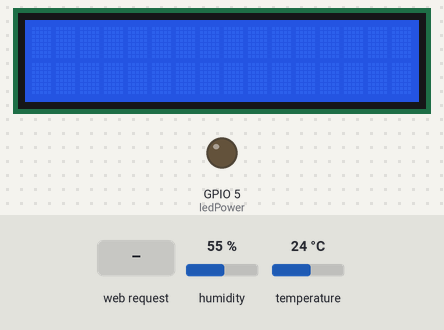
Simulated run of this program. Board: ESP32. On the bench: 16×2 character LCD, output pins drawn as LEDs (lit = HIGH). Inputs (shaded band) come from the test bench; at power-on: humidity 55 %, temperature 24 °C. WiFi joins after 1.5 s; servers stay silent unless stated; what the program prints to the serial monitor is not drawn.

Above: at 2.7 s.
2.8 s: HTTP request GET /data_from_esp32 received
At 3.2 s:
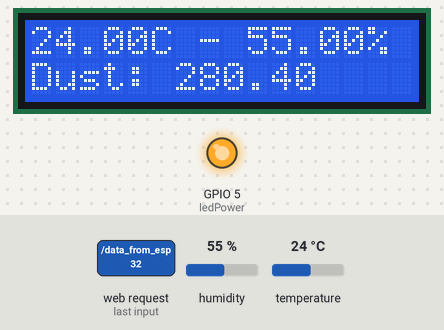
4.3 s: HTTP request GET /is_online received
Timing chart, 0 to 7.3 s (numbered marks = the images above; inputs shaded):
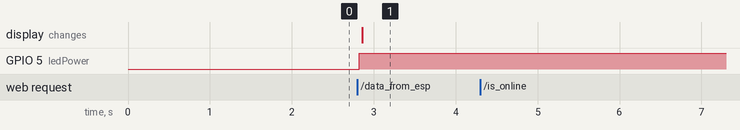

The program:

main.cpp
```cpp
#include <Arduino.h>
#include "DHT.h"
#include <LiquidCrystal_I2C.h>
#include <WiFi.h>
#include <WebServer.h>
#include <ArduinoJson.h>

int lcdColumns = 16;
int lcdRows = 2;

LiquidCrystal_I2C lcd(0x27, lcdColumns, lcdRows);

#define DHTPIN 4
#define DHTTYPE DHT11
DHT dht(DHTPIN, DHTTYPE);

const int measurePin = 34;
const int ledPower = 5;
int samplingTime = 280;
int deltaTime = 40;
int sleepTime = 9680;
float voMeasured = 0;
float calcVoltage = 0;
float dustDensity = 0;
float h = 0;
float t = 0;

// ====== Cấu hình WiFi ======
const char *WIFI_SSID = "Duy";
const char *WIFI_PASSWORD = "0988759274";
String IP_Esp32 = "";

// ====== Cấu hình thiết bị ======
WebServer server(80);

// ====== Helper: trả JSON ======
void sendJson(WebServer &srv, int code, const JsonDocument &doc)
{
  String out;
  serializeJson(doc, out);
  srv.send(code, "application/json", out);
}

// ====== Endpoint: /status ======
void handleis_online()
{
  StaticJsonDocument<128> doc;
  doc["online"] = true;
  sendJson(server, 200, doc);
  Serial.println("Status requested");
}

// ====== Endpoint: /data_from_esp32 (GET) ======
void handledata_from_esp32()
{
  h = dht.readHumidity();
  t = dht.readTemperature();
  float f = dht.readTemperature(true);

  if (isnan(h) || isnan(t) || isnan(f))
  {
    Serial.println(F("Failed to read from DHT sensor!"));
    return;
  }

  float hif = dht.computeHeatIndex(f, h);
  float hic = dht.computeHeatIndex(t, h, false);

  digitalWrite(ledPower, LOW);
  delayMicroseconds(samplingTime);
  voMeasured = analogRead(measurePin);
  delayMicroseconds(deltaTime);
  digitalWrite(ledPower, HIGH);
  delayMicroseconds(sleepTime);
  calcVoltage = voMeasured * (3.3 / 4096.0);
  dustDensity = 170 * calcVoltage - 0.1;

  StaticJsonDocument<128> doc;
  doc["success"] = true;
  doc["humidity"] = String(h);
  doc["temperature"] = String(t);
  doc["dust"] = String(dustDensity);
  doc["is_online"] = true;
  sendJson(server, 200, doc);
  Serial.println("Sensor temperature, humidity, dust data requested");

  lcd.setCursor(0, 0);
  lcd.print(t);
  lcd.print("C");
  lcd.print(" - ");
  lcd.print(h);
  lcd.print("%");

  lcd.setCursor(0, 1);
  lcd.print("Dust: ");
  lcd.print(dustDensity);
}

// ====== Kết nối WiFi ======
void connectWiFi()
{
  WiFi.mode(WIFI_STA);
  WiFi.begin(WIFI_SSID, WIFI_PASSWORD);
  Serial.print("Connecting WiFi");
  int retry = 0;
  while (WiFi.status() != WL_CONNECTED)
  {
    delay(500);
    Serial.print(".");
    retry++;
    if (retry > 60)
    {
      Serial.println("\nWiFi connect timeout, restarting...");
      ESP.restart();
    }
  }

  Serial.printf("\nlấy được IP esp32 là %s", WiFi.localIP().toString());
}

void setup()
{
  Serial.begin(115200);
  Serial.println(F("DHT test!!"));
  pinMode(ledPower, OUTPUT);
  dht.begin();
  lcd.init();
  lcd.backlight();

  connectWiFi();

  server.on("/is_online", HTTP_GET, handleis_online);
  server.on("/data_from_esp32", HTTP_GET, handledata_from_esp32);
  server.begin();
  Serial.println("\nESP32 HTTP server started on port 80");
}

void loop()
{
  server.handleClient();
}
```

Measured:
- after the input at 2.8 s, GPIO 5 (ledPower): LOW → HIGH at once; the display: changes after 0.06 s (image 1)
- after the input at 4.3 s, every drawn part: stays the same
